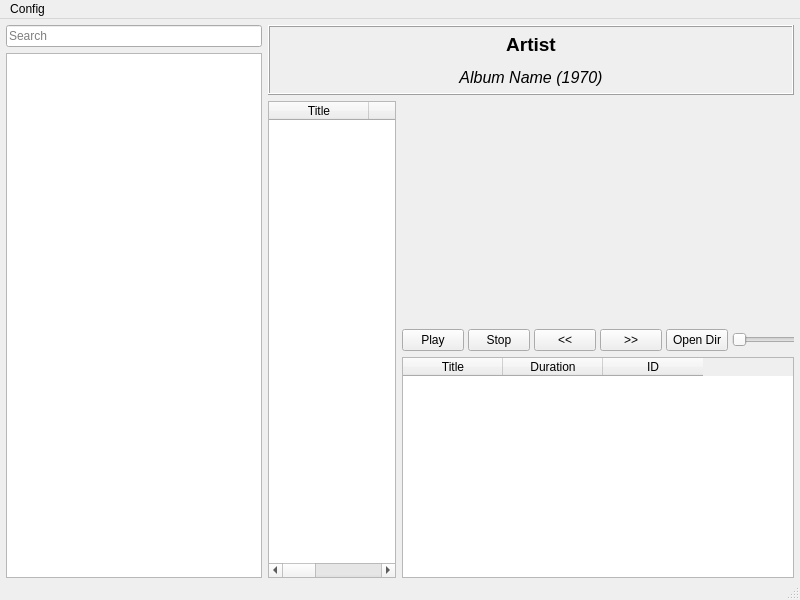
<?xml version="1.0" encoding="UTF-8"?>
<ui version="4.0">
 <class>MainWindow</class>
 <widget class="QMainWindow" name="MainWindow">
  <property name="geometry">
   <rect>
    <x>0</x>
    <y>0</y>
    <width>800</width>
    <height>600</height>
   </rect>
  </property>
  <property name="sizePolicy">
   <sizepolicy hsizetype="Maximum" vsizetype="Maximum">
    <horstretch>100</horstretch>
    <verstretch>100</verstretch>
   </sizepolicy>
  </property>
  <property name="windowTitle">
   <string>MainWindow</string>
  </property>
  <property name="autoFillBackground">
   <bool>false</bool>
  </property>
  <property name="dockOptions">
   <set>QMainWindow::AllowTabbedDocks|QMainWindow::AnimatedDocks|QMainWindow::ForceTabbedDocks</set>
  </property>
  <widget class="QWidget" name="centralWidget">
   <property name="enabled">
    <bool>true</bool>
   </property>
   <property name="sizePolicy">
    <sizepolicy hsizetype="Expanding" vsizetype="Expanding">
     <horstretch>100</horstretch>
     <verstretch>100</verstretch>
    </sizepolicy>
   </property>
   <layout class="QGridLayout" name="gridLayout" rowstretch="0" columnstretch="0">
    <property name="sizeConstraint">
     <enum>QLayout::SetMaximumSize</enum>
    </property>
    <property name="leftMargin">
     <number>0</number>
    </property>
    <property name="topMargin">
     <number>0</number>
    </property>
    <property name="rightMargin">
     <number>0</number>
    </property>
    <property name="bottomMargin">
     <number>0</number>
    </property>
    <property name="spacing">
     <number>0</number>
    </property>
    <item row="0" column="0">
     <widget class="QWidget" name="h_mainWidget" native="true">
      <property name="sizePolicy">
       <sizepolicy hsizetype="Expanding" vsizetype="Expanding">
        <horstretch>100</horstretch>
        <verstretch>100</verstretch>
       </sizepolicy>
      </property>
      <layout class="QHBoxLayout" name="horizontalLayout">
       <property name="sizeConstraint">
        <enum>QLayout::SetMaximumSize</enum>
       </property>
       <property name="leftMargin">
        <number>6</number>
       </property>
       <property name="topMargin">
        <number>6</number>
       </property>
       <property name="rightMargin">
        <number>6</number>
       </property>
       <property name="bottomMargin">
        <number>0</number>
       </property>
       <item>
        <layout class="QVBoxLayout" name="v_artistListWidget">
         <property name="leftMargin">
          <number>0</number>
         </property>
         <item>
          <widget class="QLineEdit" name="searchEdit">
           <property name="text">
            <string/>
           </property>
           <property name="placeholderText">
            <string>Search</string>
           </property>
          </widget>
         </item>
         <item>
          <widget class="QListView" name="listViewArtists">
           <property name="enabled">
            <bool>true</bool>
           </property>
           <property name="sizePolicy">
            <sizepolicy hsizetype="Expanding" vsizetype="Expanding">
             <horstretch>20</horstretch>
             <verstretch>100</verstretch>
            </sizepolicy>
           </property>
           <property name="minimumSize">
            <size>
             <width>150</width>
             <height>0</height>
            </size>
           </property>
           <property name="editTriggers">
            <set>QAbstractItemView::NoEditTriggers</set>
           </property>
           <property name="showDropIndicator" stdset="0">
            <bool>false</bool>
           </property>
           <property name="resizeMode">
            <enum>QListView::Adjust</enum>
           </property>
          </widget>
         </item>
        </layout>
       </item>
       <item>
        <widget class="QWidget" name="v_artistWidget" native="true">
         <property name="sizePolicy">
          <sizepolicy hsizetype="Expanding" vsizetype="Expanding">
           <horstretch>80</horstretch>
           <verstretch>100</verstretch>
          </sizepolicy>
         </property>
         <layout class="QVBoxLayout" name="verticalLayout">
          <property name="leftMargin">
           <number>0</number>
          </property>
          <property name="topMargin">
           <number>0</number>
          </property>
          <property name="rightMargin">
           <number>0</number>
          </property>
          <property name="bottomMargin">
           <number>0</number>
          </property>
          <item>
           <widget class="QWidget" name="verticalWidget" native="true">
            <property name="minimumSize">
             <size>
              <width>50</width>
              <height>0</height>
             </size>
            </property>
            <layout class="QGridLayout" name="gridLayout_6">
             <property name="leftMargin">
              <number>0</number>
             </property>
             <property name="topMargin">
              <number>0</number>
             </property>
             <property name="rightMargin">
              <number>0</number>
             </property>
             <property name="bottomMargin">
              <number>0</number>
             </property>
             <property name="spacing">
              <number>0</number>
             </property>
             <item row="0" column="0">
              <widget class="QLabel" name="labelArtist">
               <property name="sizePolicy">
                <sizepolicy hsizetype="Expanding" vsizetype="Ignored">
                 <horstretch>100</horstretch>
                 <verstretch>0</verstretch>
                </sizepolicy>
               </property>
               <property name="minimumSize">
                <size>
                 <width>50</width>
                 <height>70</height>
                </size>
               </property>
               <property name="font">
                <font>
                 <pointsize>12</pointsize>
                </font>
               </property>
               <property name="autoFillBackground">
                <bool>false</bool>
               </property>
               <property name="frameShape">
                <enum>QFrame::Box</enum>
               </property>
               <property name="frameShadow">
                <enum>QFrame::Raised</enum>
               </property>
               <property name="lineWidth">
                <number>1</number>
               </property>
               <property name="midLineWidth">
                <number>0</number>
               </property>
               <property name="text">
                <string>&lt;html&gt;&lt;head/&gt;&lt;body&gt;&lt;p&gt;&lt;span style=&quot; font-size:14pt; font-weight:600;&quot;&gt;Artist&lt;/span&gt;&lt;/p&gt;&lt;p&gt;&lt;span style=&quot; font-style:italic;&quot;&gt;Album Name (1970)&lt;/span&gt;&lt;/p&gt;&lt;/body&gt;&lt;/html&gt;</string>
               </property>
               <property name="textFormat">
                <enum>Qt::RichText</enum>
               </property>
               <property name="scaledContents">
                <bool>true</bool>
               </property>
               <property name="alignment">
                <set>Qt::AlignCenter</set>
               </property>
              </widget>
             </item>
            </layout>
           </widget>
          </item>
          <item>
           <widget class="QWidget" name="h_albumsWidget" native="true">
            <property name="sizePolicy">
             <sizepolicy hsizetype="Preferred" vsizetype="Preferred">
              <horstretch>100</horstretch>
              <verstretch>0</verstretch>
             </sizepolicy>
            </property>
            <property name="minimumSize">
             <size>
              <width>50</width>
              <height>0</height>
             </size>
            </property>
            <layout class="QHBoxLayout" name="horizontalLayout_3">
             <property name="leftMargin">
              <number>0</number>
             </property>
             <property name="topMargin">
              <number>0</number>
             </property>
             <property name="rightMargin">
              <number>0</number>
             </property>
             <property name="bottomMargin">
              <number>0</number>
             </property>
             <item>
              <widget class="QTableWidget" name="tableWidgetAlbums">
               <property name="enabled">
                <bool>true</bool>
               </property>
               <property name="minimumSize">
                <size>
                 <width>50</width>
                 <height>0</height>
                </size>
               </property>
               <property name="contextMenuPolicy">
                <enum>Qt::CustomContextMenu</enum>
               </property>
               <property name="autoScrollMargin">
                <number>16</number>
               </property>
               <property name="showDropIndicator" stdset="0">
                <bool>false</bool>
               </property>
               <property name="dragDropOverwriteMode">
                <bool>false</bool>
               </property>
               <property name="selectionMode">
                <enum>QAbstractItemView::SingleSelection</enum>
               </property>
               <property name="selectionBehavior">
                <enum>QAbstractItemView::SelectRows</enum>
               </property>
               <property name="columnCount">
                <number>3</number>
               </property>
               <column>
                <property name="text">
                 <string>Title</string>
                </property>
               </column>
               <column>
                <property name="text">
                 <string>Year</string>
                </property>
               </column>
               <column>
                <property name="text">
                 <string>ID</string>
                </property>
               </column>
              </widget>
             </item>
             <item>
              <widget class="QWidget" name="v_albumWidget" native="true">
               <property name="minimumSize">
                <size>
                 <width>50</width>
                 <height>0</height>
                </size>
               </property>
               <layout class="QGridLayout" name="gridLayout_5">
                <property name="leftMargin">
                 <number>0</number>
                </property>
                <property name="topMargin">
                 <number>0</number>
                </property>
                <property name="rightMargin">
                 <number>0</number>
                </property>
                <property name="bottomMargin">
                 <number>0</number>
                </property>
                <item row="0" column="0">
                 <widget class="QLabel" name="cover">
                  <property name="sizePolicy">
                   <sizepolicy hsizetype="Expanding" vsizetype="Expanding">
                    <horstretch>0</horstretch>
                    <verstretch>0</verstretch>
                   </sizepolicy>
                  </property>
                  <property name="frameShape">
                   <enum>QFrame::NoFrame</enum>
                  </property>
                  <property name="text">
                   <string/>
                  </property>
                  <property name="alignment">
                   <set>Qt::AlignCenter</set>
                  </property>
                 </widget>
                </item>
                <item row="5" column="0">
                 <widget class="QTableWidget" name="tableWidgetTracks">
                  <property name="minimumSize">
                   <size>
                    <width>50</width>
                    <height>0</height>
                   </size>
                  </property>
                  <property name="selectionMode">
                   <enum>QAbstractItemView::SingleSelection</enum>
                  </property>
                  <column>
                   <property name="text">
                    <string>Title</string>
                   </property>
                  </column>
                  <column>
                   <property name="text">
                    <string>Duration</string>
                   </property>
                  </column>
                  <column>
                   <property name="text">
                    <string>ID</string>
                   </property>
                  </column>
                 </widget>
                </item>
                <item row="2" column="0">
                 <layout class="QHBoxLayout" name="horizontalLayout_2">
                  <property name="spacing">
                   <number>4</number>
                  </property>
                  <property name="topMargin">
                   <number>0</number>
                  </property>
                  <item>
                   <widget class="QPushButton" name="playButton">
                    <property name="text">
                     <string>Play</string>
                    </property>
                   </widget>
                  </item>
                  <item>
                   <widget class="QPushButton" name="stopButton">
                    <property name="text">
                     <string>Stop</string>
                    </property>
                   </widget>
                  </item>
                  <item>
                   <widget class="QPushButton" name="previousButton">
                    <property name="text">
                     <string>&lt;&lt;</string>
                    </property>
                   </widget>
                  </item>
                  <item>
                   <widget class="QPushButton" name="nextButton">
                    <property name="text">
                     <string>&gt;&gt;</string>
                    </property>
                   </widget>
                  </item>
                  <item>
                   <widget class="QPushButton" name="openDirButton">
                    <property name="text">
                     <string>Open Dir</string>
                    </property>
                   </widget>
                  </item>
                  <item>
                   <widget class="QSlider" name="volumeSlider">
                    <property name="minimumSize">
                     <size>
                      <width>100</width>
                      <height>17</height>
                     </size>
                    </property>
                    <property name="maximumSize">
                     <size>
                      <width>100</width>
                      <height>17</height>
                     </size>
                    </property>
                    <property name="maximum">
                     <number>100</number>
                    </property>
                    <property name="orientation">
                     <enum>Qt::Horizontal</enum>
                    </property>
                   </widget>
                  </item>
                 </layout>
                </item>
               </layout>
              </widget>
             </item>
            </layout>
           </widget>
          </item>
         </layout>
        </widget>
       </item>
      </layout>
     </widget>
    </item>
   </layout>
  </widget>
  <widget class="QMenuBar" name="menuBar">
   <property name="geometry">
    <rect>
     <x>0</x>
     <y>0</y>
     <width>800</width>
     <height>23</height>
    </rect>
   </property>
   <widget class="QMenu" name="menuConfiguration">
    <property name="title">
     <string>Config</string>
    </property>
    <addaction name="actionMusic_directories"/>
    <addaction name="actionExplore_music_directories"/>
    <addaction name="actionDelete_database"/>
    <addaction name="actionRandom_album"/>
   </widget>
   <addaction name="menuConfiguration"/>
  </widget>
  <widget class="QStatusBar" name="statusBar"/>
  <action name="actionMusic_directories">
   <property name="text">
    <string>Music directories</string>
   </property>
  </action>
  <action name="actionExplore_music_directories">
   <property name="text">
    <string>Explore music directories</string>
   </property>
  </action>
  <action name="actionDelete_database">
   <property name="text">
    <string>Delete database</string>
   </property>
  </action>
  <action name="actionRandom_album">
   <property name="text">
    <string>Random album</string>
   </property>
  </action>
 </widget>
 <layoutdefault spacing="6" margin="11"/>
 <resources/>
 <connections/>
</ui>
